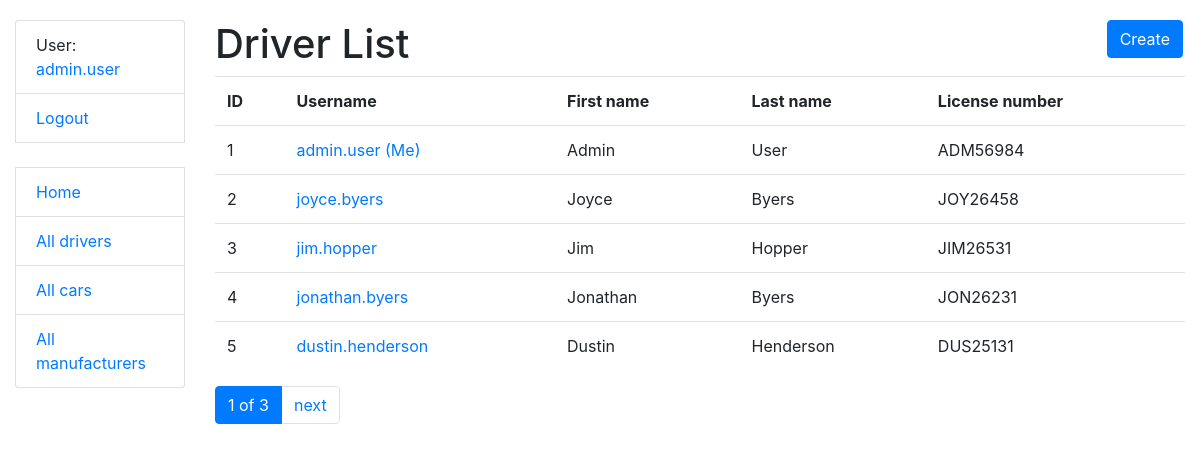
The page /drivers/ (signed in) on the database its author committed.
### taxi/models.py (models this page shows, shortened)
class Driver(AbstractUser):
    license_number = models.CharField(max_length=255, unique=True)
    class Meta:
        verbose_name = "driver"
        verbose_name_plural = "drivers"
    def get_absolute_url(self):
        return reverse("taxi:driver-detail", kwargs={"pk": self.pk})

### taxi/views.py (the view)
# urls.py: path("drivers/", DriverListView.as_view(), name="driver-list"),
class DriverListView(LoginRequiredMixin, generic.ListView):
    model = Driver
    paginate_by = 5

### templates/taxi/driver_list.html
{% extends "base.html" %}
{% block content %}
    <h1>Driver List <a href="{% url 'taxi:driver-create' %}" class="btn btn-primary link-to-page">
      Create
    </a>
    </h1>
    {% if driver_list %}
    <table class="table">
      <tr>
        <th>ID</th>
        <th>Username</th>
        <th>First name</th>
        <th>Last name</th>
        <th>License number</th>
      </tr>
    {% for driver in driver_list %}
      <tr>
        <td>{{ driver.id }}</td>
        <td><a href="{{ driver.get_absolute_url }}">{{ driver.username }} {% if user == driver %} (Me){% endif %}</a></td>
        <td>{{ driver.first_name }}</td>
        <td>{{ driver.last_name }}</td>
        <td>{{ driver.license_number }}</td>
      </tr>
    {% endfor %}
    </table>
    {% else %}
      <p>There are no drivers in the service.</p>
    {% endif %}
{% endblock %}

### templates/includes/sidebar.html
<ul class="sidebar-nav list-group">
  {% if user.is_authenticated %}
    <li class="list-group-item">User: <a href="{{ user.get_absolute_url }}">{{ user.get_username }}</a></li>
    <li class="list-group-item"><a href="{% url 'logout'%}?next={{request.path}}">Logout</a></li>
  {% else %}
    <li class="list-group-item"><a href="{% url 'login'%}?next={{request.path}}">Login</a></li>
  {% endif %}
  <br>
  <li class="list-group-item"><a href="{% url 'taxi:index' %}">Home</a></li>
  <li class="list-group-item"><a href="{% url 'taxi:driver-list' %}">All drivers</a></li>
  <li class="list-group-item"><a href="{% url 'taxi:car-list' %}">All cars</a></li>
  <li class="list-group-item"><a href="{% url 'taxi:manufacturer-list' %}">All manufacturers</a></li>
</ul>

### static/css/styles.css (style rules this page uses)
body { margin-top: 20px; }
.link-to-page { float: right; margin: 0 2px 0 2px; }

### rows shown on the page
Driver: get_username "admin.user", id "1", username "admin.user", shows "(Me)", first_name "Admin", last_name "User", license_number "ADM56984"
Driver: id "2", username "joyce.byers", first_name "Joyce", last_name "Byers", license_number "JOY26458"
Driver: id "3", username "jim.hopper", first_name "Jim", last_name "Hopper", license_number "JIM26531"
Driver: id "4", username "jonathan.byers", first_name "Jonathan", last_name "Byers", license_number "JON26231"
Driver: id "5", username "dustin.henderson", first_name "Dustin", last_name "Henderson", license_number "DUS25131"

### other values the page prints
{{ page_obj.number }} "1"
{{ paginator.num_pages }} "3"
